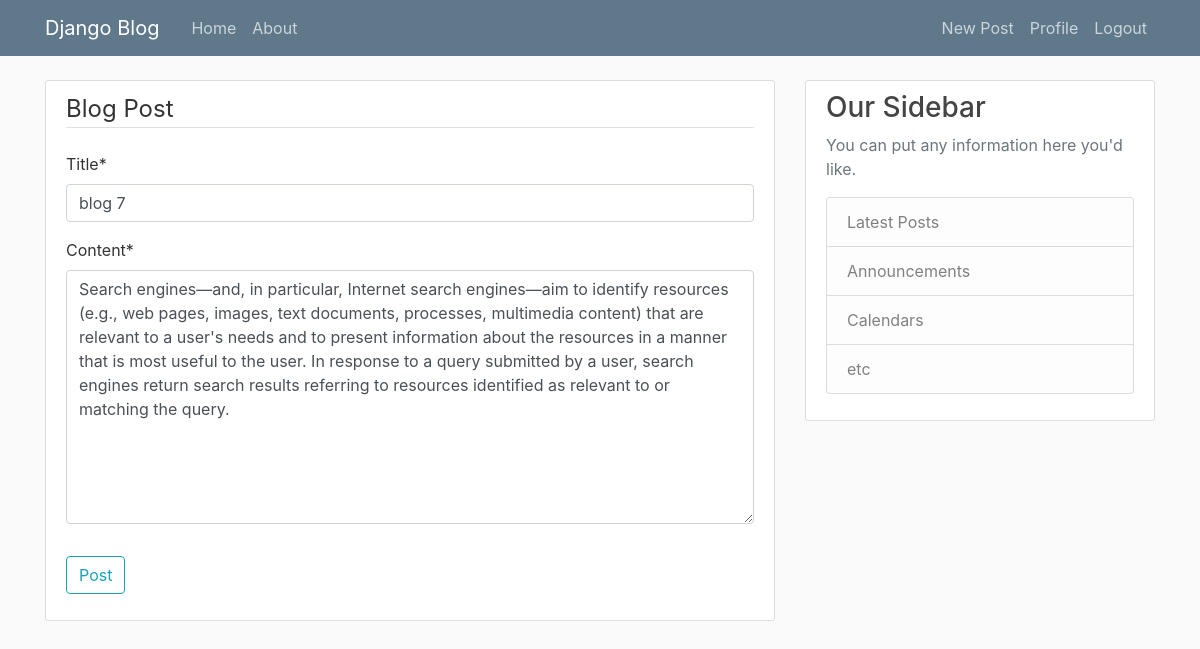
/post/7/update (signed in), run on the app's committed database.
### blog/models.py (models this page shows, shortened)
class Post(models.Model):
    title = models.CharField(max_length=100)
    content = models.TextField()
    date_posted = models.DateField(default=timezone.now)
    author = models.ForeignKey(User,on_delete=models.CASCADE)

### blog/views.py (the view, shortened to what this page needs)
# urls.py: path('post/<int:pk>/update',PostUpdateView.as_view(),name='post-update'),
class PostUpdateView(LoginRequiredMixin, UserPassesTestMixin, UpdateView):
    model = Post
    fields = ['title','content']
    def test_func(self):
        post = self.get_object()
        if self.request.user == post.author:
            return True
        return False

### blog/templates/blog/post_form.html (shortened to what this page needs)
{% extends "blog/base.html" %}
{% load crispy_forms_tags %}
{% block content %}
    <div class="content-section">
        <form method="POST">
            <fieldset class="form-group">
                <legend class="border-bottom mb-4">Blog Post</legend>
                {{ form|crispy }}
            </fieldset>
            <div class="form-group">
                <button class="btn btn-outline-info" type="submit">Post</button>
            </div>
        </form>
    </div>
{% endblock content %}

### blog/static/blog/main.css (style rules this page uses)
body { background: #fafafa; color: #333333; margin-top: 5rem; }
.content-section { background: #ffffff; padding: 10px 20px; border: 1px solid #dddddd; border-radius: 3px; margin-bottom: 20px; }

### data on the page
Post: title "blog 7", content "Search engines—and, in particular, Internet search engines—aim to identify resources (e.g., web pages, images, text documents, processes, multimedia content) that are relevant to a user's needs and to present information about the resources in a manner that is most useful to the user. In response to a query submitted by a user, search engines return search results referring to resources identified as relevant to or matching the query."
